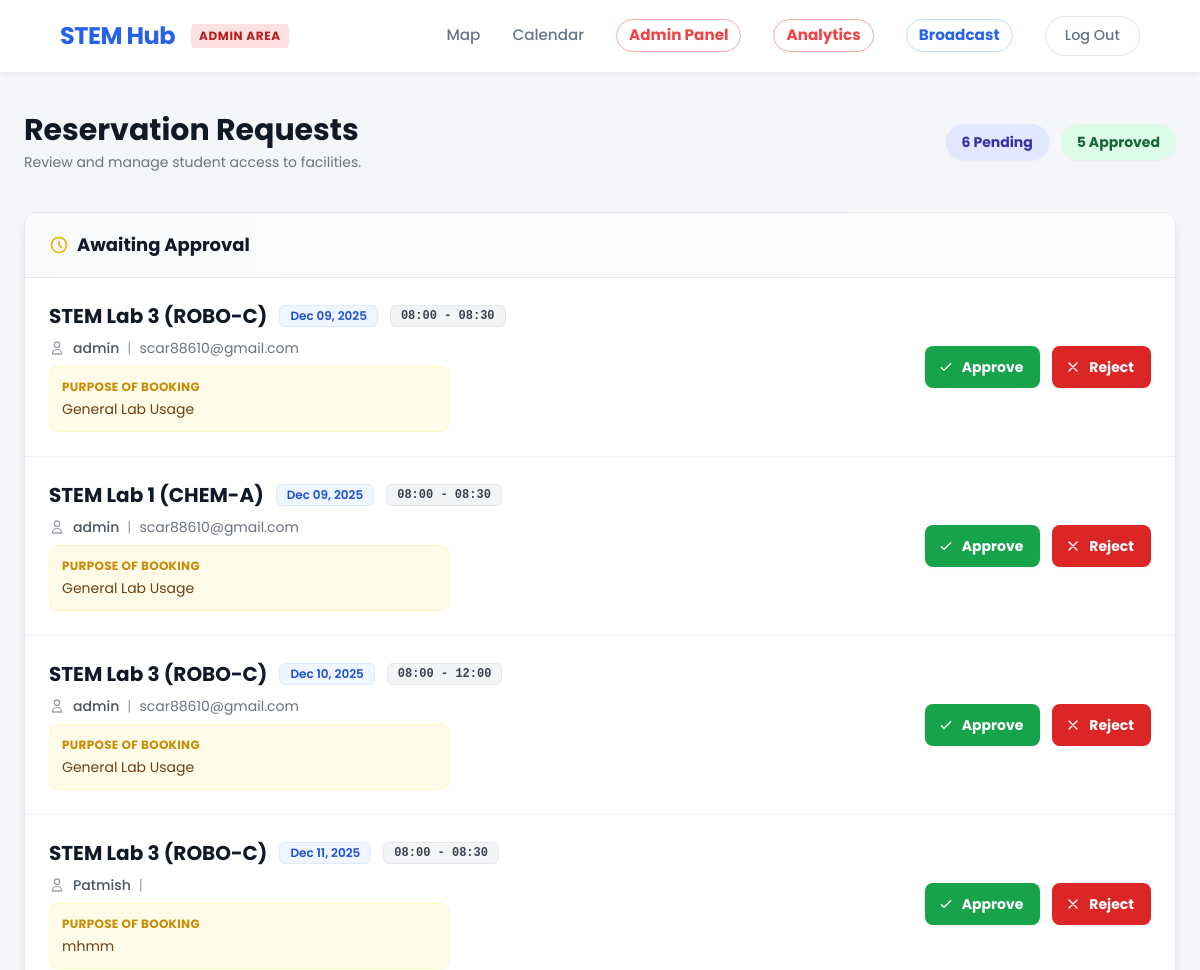
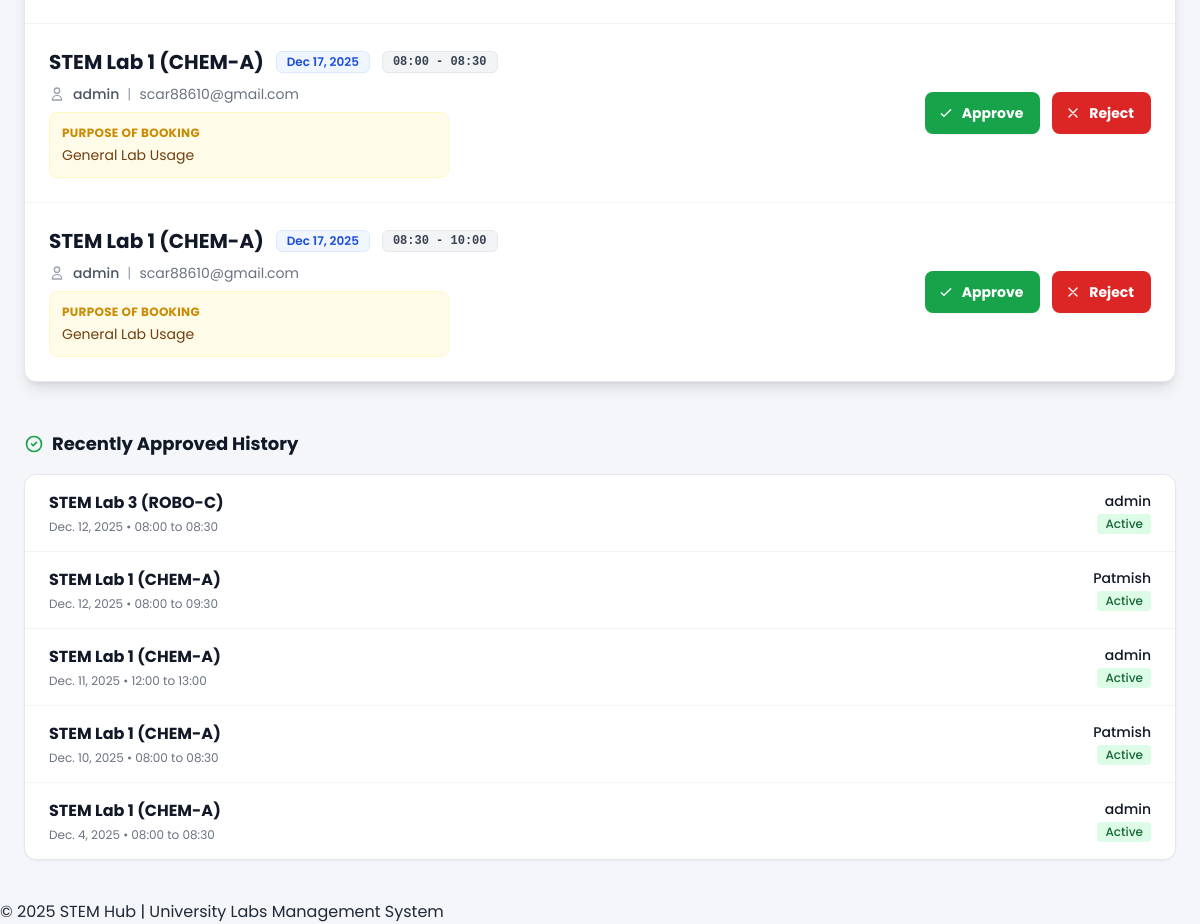
The page /reservations/dashboard/ (signed in) on the database as committed earlier (2 pictures, top to bottom).
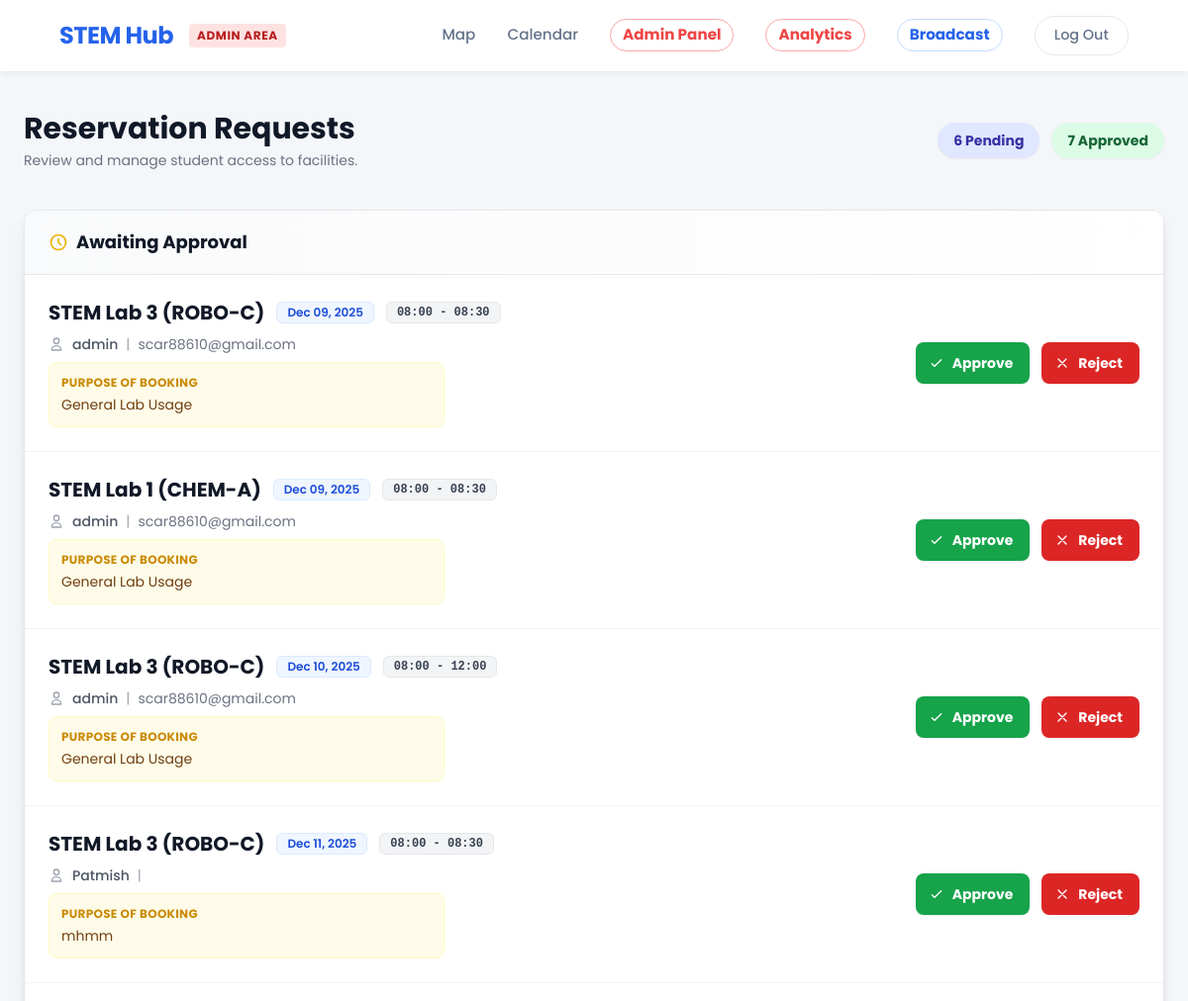
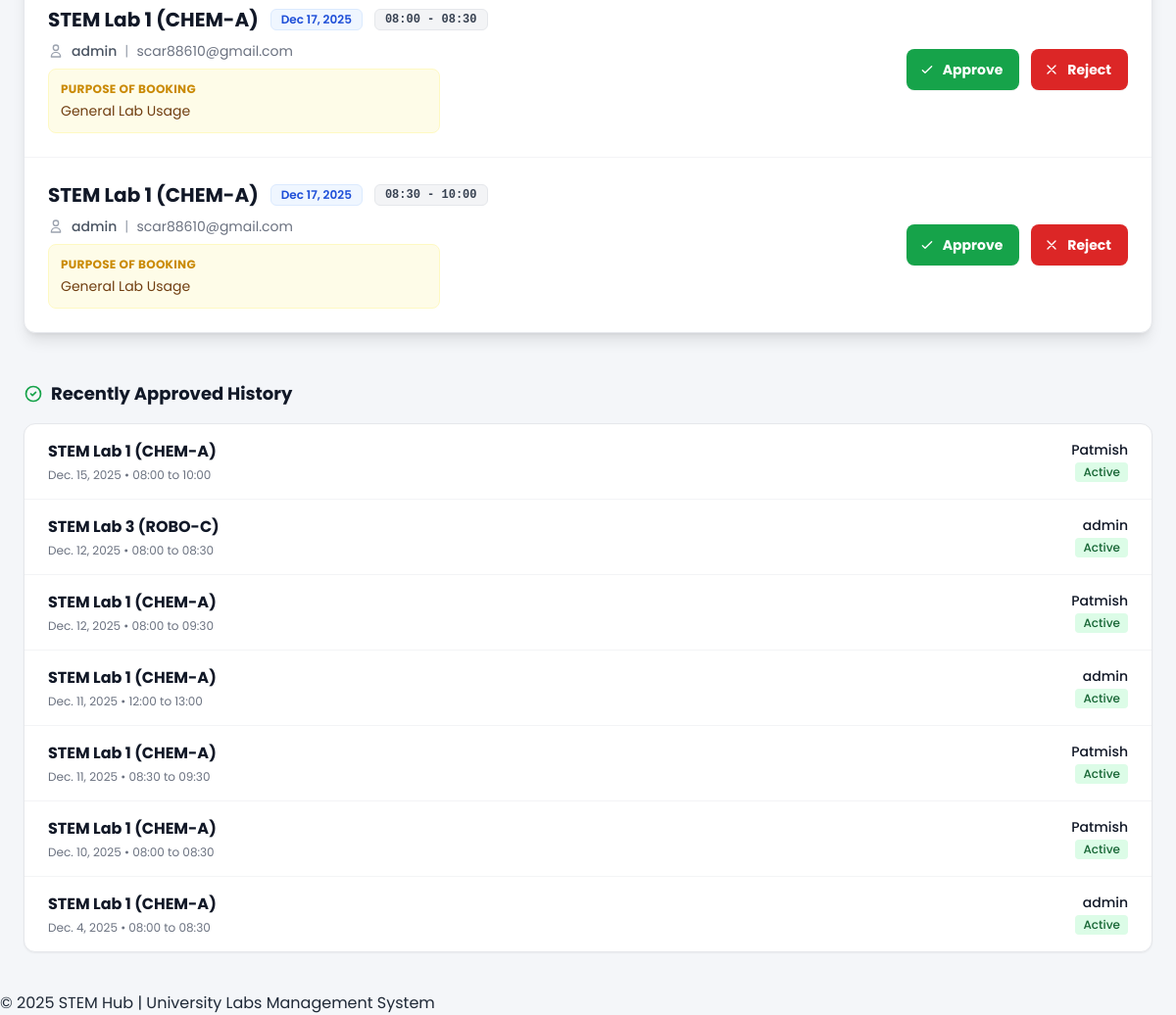
The same page on the database as committed later (2 pictures, top to bottom).
### reservations/models.py (models this page shows, shortened)
class Reservation(models.Model):
    STATUS_CHOICES = [
        ('PENDING', 'Pending Approval'),
        ('CONFIRMED', 'Confirmed'),
        ('REJECTED', 'Rejected'),
    ]
    user = models.ForeignKey(User, on_delete=models.CASCADE)
    lab = models.ForeignKey(Lab, on_delete=models.CASCADE)
    equipment = models.ManyToManyField(Equipment, blank=True, related_name='reservations')
    date = models.DateField()
    start_time = models.TimeField()
    end_time = models.TimeField()
    purpose = models.TextField(help_text="Reason for booking (e.g., Thesis Research, Class Project)")
    rejection_reason = models.TextField(blank=True, null=True, help_text="Reason why the admin rejected this request")
    status = models.CharField(max_length=10, choices=STATUS_CHOICES, default='PENDING')
    created_at = models.DateTimeField(auto_now_add=True)

### labs/models.py (models this page shows, shortened)
class Lab(models.Model):
    name = models.CharField(max_length=200)
    slug = models.SlugField(unique=True)
    capacity = models.PositiveIntegerField()
    description = models.TextField()
    map_svg_id = models.CharField(max_length=50, unique=True, help_text="Matches ID in Figma SVG")
    is_active = models.BooleanField(default=True)
    safety_guidelines = models.TextField()

### reservations/views.py (the view, shortened to what this page needs)
# urls.py: path('dashboard/', views.admin_dashboard, name='dashboard'),
@login_required
@user_passes_test(is_staff) # Restrict to Admins only
def admin_dashboard(request):
    pending_reservations = Reservation.objects.filter(status='PENDING').order_by('date')
    approved_reservations = Reservation.objects.filter(status='CONFIRMED').order_by('-date')[:10] # Show last 10
    context = {
        'pending_reservations': pending_reservations,
        'approved_reservations': approved_reservations
    }
    return render(request, 'reservations/admin_dashboard.html', context)

### notifications/context_processors.py (called while the page is built)
def user_notifications(request):
    if request.user.is_authenticated:
        notifs = Notification.objects.filter(recipient=request.user, is_read=False)
        return {
            'notifications_list': notifs,
            'unread_count': notifs.count()
        }
    return {}

### reservations/views.py (called while the page is built)
def is_staff(user):
    return user.is_staff

### CORE/templates/reservations/admin_dashboard.html (shortened to what this page needs)
{% load static %}
<!DOCTYPE html>
<html lang="en">
<head>
    <script src="https://cdn.tailwindcss.com"></script>
</head>
<body>
    <header>
        <div class="header-content">
            <div class="flex items-center gap-2">
                <h1><a href="/">STEM Hub</a></h1>
                <span class="bg-red-100 text-red-700 text-xs font-bold px-2 py-1 rounded ml-2 uppercase tracking-wider">Admin Area</span>
            </div>
            <nav>
                <a href="{% url 'labs:index' %}">Map</a>
                <a href="{% url 'reservations:timetable' %}">Calendar</a>
                <a href="{% url 'reservations:dashboard' %}" style="color: #ef4444; font-weight: bold; border: 1px solid #fca5a5; padding: 0.25rem 0.75rem; border-radius: 9999px;">Admin Panel</a>
                <a href="/analytics/dashboard/" style="color: #ef4444; font-weight: bold; border: 1px solid #fca5a5; padding: 0.25rem 0.75rem; border-radius: 9999px;">Analytics</a>
                <a href="{% url 'notifications:create_announcement' %}" style="color: #2563eb; font-weight: bold; border: 1px solid #bfdbfe; padding: 0.25rem 0.75rem; border-radius: 9999px;">Broadcast</a>
                <a href="{% url 'logout' %}" class="logout-btn">Log Out</a>
            </nav>
        </div>
    </header>
    <main class="standard-container py-10">
        <div class="flex flex-col md:flex-row justify-between items-start md:items-center mb-10 gap-4">
            <div>
                <h2 class="text-3xl font-bold text-gray-900">Reservation Requests</h2>
                <p class="mt-1 text-sm text-gray-500">Review and manage student access to facilities.</p>
            </div>
            <div class="flex items-center gap-3">
                <div class="bg-indigo-100 text-indigo-800 text-sm font-bold px-4 py-2 rounded-full shadow-sm">
                    {{ pending_reservations.count }} Pending
                </div>
                <div class="bg-green-100 text-green-800 text-sm font-bold px-4 py-2 rounded-full shadow-sm">
                    {{ approved_reservations.count }} Approved
                </div>
            </div>
        </div>
        <div class="bg-white shadow-lg overflow-hidden rounded-xl border border-gray-200 mb-12">
            <div class="px-6 py-5 bg-gradient-to-r from-gray-50 to-white border-b border-gray-200 flex justify-between items-center">
                <h3 class="text-lg leading-6 font-bold text-gray-900 flex items-center gap-2">
                    <svg class="w-5 h-5 text-yellow-500" fill="none" stroke="currentColor" viewBox="0 0 24 24"><path stroke-linecap="round" stroke-linejoin="round" stroke-width="2" d="M12 8v4l3 3m6-3a9 9 0 11-18 0 9 9 0 0118 0z"></path></svg>
                    Awaiting Approval
                </h3>
            </div>
            {% if pending_reservations %}
            <ul class="divide-y divide-gray-100">
                {% for res in pending_reservations %}
                <li class="p-6 hover:bg-gray-50 transition duration-150 ease-in-out">
                    <div class="flex flex-col lg:flex-row justify-between items-start lg:items-center gap-6">
                        <div class="flex-grow space-y-2">
                            <div class="flex items-center gap-3 flex-wrap">
                                <h4 class="text-xl font-bold text-gray-900">{{ res.lab.name }}</h4>
                                <span class="px-2.5 py-0.5 rounded-md text-xs font-semibold bg-blue-50 text-blue-700 border border-blue-100">
                                    {{ res.date|date:"M d, Y" }}
                                </span>
                                <span class="px-2.5 py-0.5 rounded-md text-xs font-semibold bg-gray-100 text-gray-700 border border-gray-200 font-mono">
                                    {{ res.start_time|time:"H:i" }} - {{ res.end_time|time:"H:i" }}
                                </span>
                            </div>
                            <div class="flex items-center gap-2 text-sm text-gray-600">
                                <svg class="w-4 h-4 text-gray-400" fill="none" stroke="currentColor" viewBox="0 0 24 24"><path stroke-linecap="round" stroke-linejoin="round" stroke-width="2" d="M16 7a4 4 0 11-8 0 4 4 0 018 0zM12 14a7 7 0 00-7 7h14a7 7 0 00-7-7z"></path></svg>
                                <span class="font-medium">{{ res.user.username }}</span>
                                <span class="text-gray-400">|</span>
                                <span class="text-gray-500">{{ res.user.email }}</span>
                            </div>
                            <div class="mt-2 text-sm bg-yellow-50 text-yellow-900 p-3 rounded-lg border border-yellow-100 inline-block w-full lg:w-auto lg:min-w-[400px]">
                                <span class="font-bold text-xs uppercase tracking-wide text-yellow-600 block mb-1">Purpose of Booking</span>
                                {{ res.purpose }}
                            </div>
                        </div>
                        <div class="flex items-center gap-3 w-full lg:w-auto">
                            <form method="post" class="w-1/2 lg:w-auto" onsubmit="return confirm('Confirm approval for {{ res.user.username }}?');">
                                <button type="submit" class="w-full inline-flex justify-center items-center px-4 py-2.5 border border-transparent text-sm font-bold rounded-lg text-white bg-green-600 hover:bg-green-700 shadow-sm focus:outline-none focus:ring-2 focus:ring-offset-2 focus:ring-green-500 transition">
                                    <svg class="mr-2 -ml-1 h-4 w-4" fill="none" stroke="currentColor" viewBox="0 0 24 24"><path stroke-linecap="round" stroke-linejoin="round" stroke-width="2" d="M5 13l4 4L19 7"></path></svg>
                                    Approve
                                </button>
                            </form>
                            <button type="button" onclick="openRejectModal('{{ res.id }}', '{{ res.user.username }}')" class="w-1/2 lg:w-auto inline-flex justify-center items-center px-4 py-2.5 border border-transparent text-sm font-bold rounded-lg text-white bg-red-600 hover:bg-red-700 shadow-sm focus:outline-none focus:ring-2 focus:ring-offset-2 focus:ring-red-500 transition">
                                <svg class="mr-2 -ml-1 h-4 w-4" fill="none" stroke="currentColor" viewBox="0 0 24 24"><path stroke-linecap="round" stroke-linejoin="round" stroke-width="2" d="M6 18L18 6M6 6l12 12"></path></svg>
                                Reject
                            </button>
                        </div>
                    </div>
                </li>
                {% endfor %}
            </ul>
            {% endif %}
        </div>
        <h3 class="text-lg font-bold text-gray-900 mb-4 flex items-center gap-2">
            <svg class="w-5 h-5 text-green-600" fill="none" stroke="currentColor" viewBox="0 0 24 24"><path stroke-linecap="round" stroke-linejoin="round" stroke-width="2" d="M9 12l2 2 4-4m6 2a9 9 0 11-18 0 9 9 0 0118 0z"></path></svg>
            Recently Approved History
        </h3>
        <div class="bg-white shadow-sm overflow-hidden rounded-xl border border-gray-200">
            <ul class="divide-y divide-gray-100">
                {% for res in approved_reservations %}
                <li class="px-6 py-4 hover:bg-gray-50 transition flex justify-between items-center">
                    <div>
                        <span class="font-bold text-gray-900">{{ res.lab.name }}</span>
                        <div class="text-xs text-gray-500 mt-1">
                            {{ res.date }} • {{ res.start_time|time:"H:i" }} to {{ res.end_time|time:"H:i" }}
                        </div>
                    </div>
                    <div class="text-right">
                        <div class="text-sm font-medium text-gray-900">{{ res.user.username }}</div>
                        <span class="inline-flex items-center px-2 py-0.5 rounded text-xs font-medium bg-green-100 text-green-800">
                            Active
                        </span>
                    </div>
                </li>
                {% empty %}
                <li class="px-6 py-4 text-sm text-gray-500 text-center">No approved history yet.</li>
                {% endfor %}
            </ul>
        </div>
    </main>
    <footer>
        <p>© 2025 STEM Hub | University Labs Management System</p>
    </footer>
</body>
</html>

### CORE/templates/reservations/admin_dashboard.html (style rules this page uses)
* { margin: 0; padding: 0; box-sizing: border-box; font-family: 'Poppins', sans-serif; }
body { background: #f4f6f9; color: #1f2937; overflow-x: hidden; }
a { text-decoration: none; color: inherit; }
ul { list-style: none; }
.standard-container { max-width: 80rem; margin-left: auto; margin-right: auto; padding-left: 1.5rem; padding-right: 1.5rem; }
header { background: rgba(255, 255, 255, 0.95); color: #1e293b; padding: 1rem 5%; display: flex; justify-content: space-between; align-items: center; box-shadow: 0 4px 6px -1px rgba(0, 0, 0, 0.05); position: sticky; top: 0; z-index: 1000; backdrop-filter: blur(10px); }
header .header-content { display: flex; justify-content: space-between; align-items: center; width: 100%; max-width: 80rem; margin-left: auto; margin-right: auto; }
header h1 { font-size: 1.5rem; font-weight: 700; color: #2563eb; letter-spacing: -0.5px; }
nav { display: flex; gap: 2rem; align-items: center; }
nav a { font-weight: 500; font-size: 0.95rem; color: #64748b; transition: color 0.3s; white-space: nowrap; }
.logout-btn { padding: 0.5rem 1.2rem; border: 1px solid #e2e8f0; border-radius: 2rem; font-size: 0.9rem; transition: all 0.3s; white-space: nowrap; }

Rows that differ between the two databases and show on the page:
added Reservation: lab.name "STEM Lab 1 (CHEM-A)", date "Dec. 15, 2025", start_time "08:00", end_time "10:00", user.username "Patmish", shown under "Recently Approved History"
added Reservation: lab.name "STEM Lab 1 (CHEM-A)", date "Dec. 11, 2025", start_time "08:30", end_time "09:30", user.username "Patmish", shown under "Recently Approved History"
Other text that changed with them:
{{ approved_reservations.count }}: "5" → "7"
